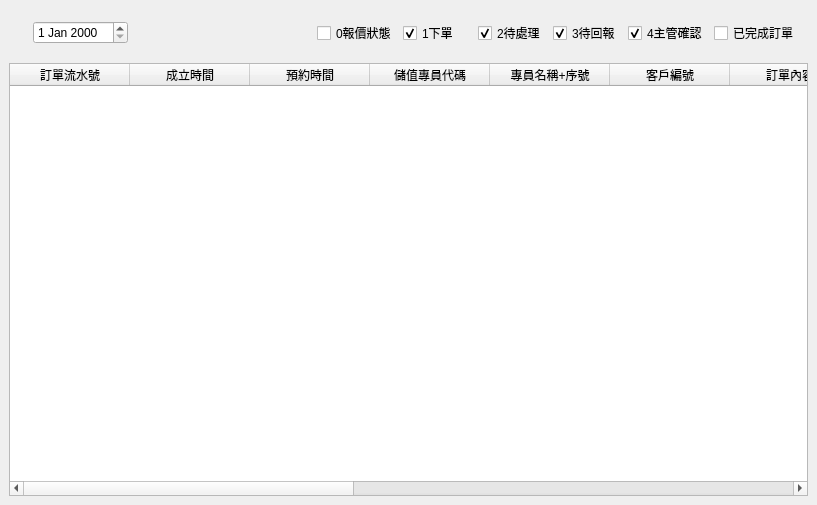
<?xml version="1.0" encoding="UTF-8"?>
<ui version="4.0">
 <class>LayerDayReport</class>
 <widget class="QWidget" name="LayerDayReport">
  <property name="geometry">
   <rect>
    <x>0</x>
    <y>0</y>
    <width>817</width>
    <height>505</height>
   </rect>
  </property>
  <property name="windowTitle">
   <string>Form</string>
  </property>
  <layout class="QGridLayout" name="gridLayout">
   <property name="leftMargin">
    <number>0</number>
   </property>
   <property name="topMargin">
    <number>0</number>
   </property>
   <property name="rightMargin">
    <number>0</number>
   </property>
   <property name="bottomMargin">
    <number>0</number>
   </property>
   <property name="spacing">
    <number>0</number>
   </property>
   <item row="0" column="0">
    <widget class="QWidget" name="wBg" native="true">
     <layout class="QGridLayout" name="gridLayout_2">
      <item row="0" column="0">
       <widget class="QWidget" name="widget" native="true">
        <property name="minimumSize">
         <size>
          <width>0</width>
          <height>48</height>
         </size>
        </property>
        <layout class="QHBoxLayout" name="horizontalLayout">
         <property name="leftMargin">
          <number>0</number>
         </property>
         <property name="topMargin">
          <number>0</number>
         </property>
         <property name="rightMargin">
          <number>0</number>
         </property>
         <property name="bottomMargin">
          <number>0</number>
         </property>
         <item>
          <widget class="QWidget" name="widget_4" native="true">
           <property name="maximumSize">
            <size>
             <width>200</width>
             <height>16777215</height>
            </size>
           </property>
           <layout class="QGridLayout" name="gridLayout_3">
            <property name="leftMargin">
             <number>0</number>
            </property>
            <property name="topMargin">
             <number>0</number>
            </property>
            <property name="rightMargin">
             <number>0</number>
            </property>
            <property name="bottomMargin">
             <number>0</number>
            </property>
            <item row="0" column="0">
             <widget class="QDateEdit" name="dateEdit">
              <property name="sizePolicy">
               <sizepolicy hsizetype="Fixed" vsizetype="Fixed">
                <horstretch>0</horstretch>
                <verstretch>0</verstretch>
               </sizepolicy>
              </property>
              <property name="styleSheet">
               <string notr="true">font: 18px &quot;Microsoft JhengHei UI&quot;;</string>
              </property>
             </widget>
            </item>
           </layout>
          </widget>
         </item>
         <item>
          <widget class="QWidget" name="widget_2" native="true"/>
         </item>
         <item>
          <widget class="QWidget" name="widget_3" native="true">
           <property name="minimumSize">
            <size>
             <width>500</width>
             <height>0</height>
            </size>
           </property>
           <property name="maximumSize">
            <size>
             <width>16777215</width>
             <height>16777215</height>
            </size>
           </property>
           <layout class="QHBoxLayout" name="horizontalLayout_2">
            <item>
             <widget class="QCheckBox" name="cbStep0">
              <property name="text">
               <string>0報價狀態</string>
              </property>
              <property name="checked">
               <bool>false</bool>
              </property>
             </widget>
            </item>
            <item>
             <widget class="QCheckBox" name="cbStep1">
              <property name="text">
               <string>1下單</string>
              </property>
              <property name="checked">
               <bool>true</bool>
              </property>
             </widget>
            </item>
            <item>
             <widget class="QCheckBox" name="cbStep2">
              <property name="text">
               <string>2待處理</string>
              </property>
              <property name="checked">
               <bool>true</bool>
              </property>
             </widget>
            </item>
            <item>
             <widget class="QCheckBox" name="cbStep3">
              <property name="text">
               <string>3待回報</string>
              </property>
              <property name="checked">
               <bool>true</bool>
              </property>
             </widget>
            </item>
            <item>
             <widget class="QCheckBox" name="cbStep4">
              <property name="text">
               <string>4主管確認</string>
              </property>
              <property name="checked">
               <bool>true</bool>
              </property>
             </widget>
            </item>
            <item>
             <widget class="QCheckBox" name="cbStep5">
              <property name="text">
               <string>已完成訂單</string>
              </property>
              <property name="checked">
               <bool>false</bool>
              </property>
             </widget>
            </item>
           </layout>
          </widget>
         </item>
        </layout>
       </widget>
      </item>
      <item row="1" column="0">
       <widget class="QTableWidget" name="tb">
        <property name="editTriggers">
         <set>QAbstractItemView::NoEditTriggers</set>
        </property>
        <attribute name="horizontalHeaderMinimumSectionSize">
         <number>28</number>
        </attribute>
        <attribute name="horizontalHeaderDefaultSectionSize">
         <number>120</number>
        </attribute>
        <attribute name="verticalHeaderVisible">
         <bool>false</bool>
        </attribute>
        <column>
         <property name="text">
          <string>訂單流水號</string>
         </property>
        </column>
        <column>
         <property name="text">
          <string>成立時間</string>
         </property>
        </column>
        <column>
         <property name="text">
          <string>預約時間</string>
         </property>
        </column>
        <column>
         <property name="text">
          <string>儲值專員代碼</string>
         </property>
        </column>
        <column>
         <property name="text">
          <string>專員名稱+序號</string>
         </property>
        </column>
        <column>
         <property name="text">
          <string>客戶編號</string>
         </property>
        </column>
        <column>
         <property name="text">
          <string>訂單內容</string>
         </property>
        </column>
        <column>
         <property name="text">
          <string>訂單狀態</string>
         </property>
        </column>
        <column>
         <property name="text">
          <string>今天應收</string>
         </property>
        </column>
        <column>
         <property name="text">
          <string>幣別</string>
         </property>
        </column>
        <column>
         <property name="text">
          <string>業積獎金</string>
         </property>
        </column>
        <column>
         <property name="text">
          <string>主管確認</string>
         </property>
        </column>
        <column>
         <property name="text">
          <string>訂單成本</string>
         </property>
        </column>
        <column>
         <property name="text">
          <string>訂單利潤</string>
         </property>
        </column>
       </widget>
      </item>
     </layout>
    </widget>
   </item>
  </layout>
 </widget>
 <resources/>
 <connections/>
</ui>
